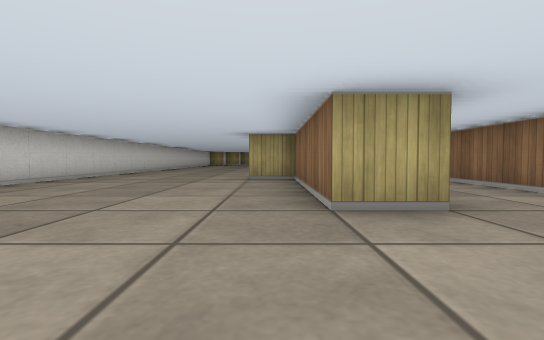
view 1 (above)

24 first-person views from a walk through a cub3D maze. The camera is about half as high as the walls, tilts 2° down and sees 85° across. The floor is counted in squares. Each view is taken from the middle of a square. On the plan, view 1 faces up. The plan holds only what a view shows up to about 9 squares ahead; the rest is blank.

view 2
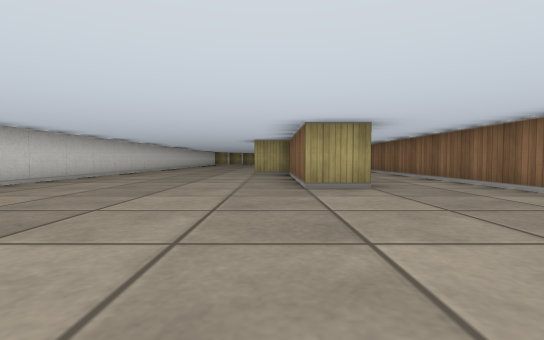

view 3
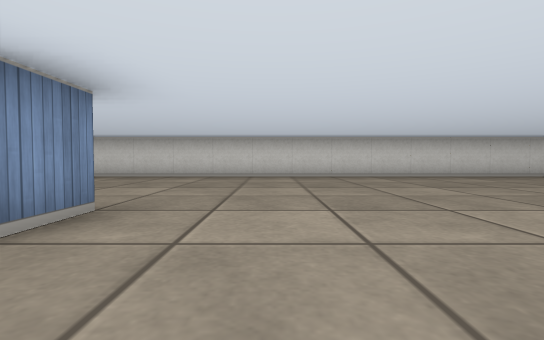

view 4
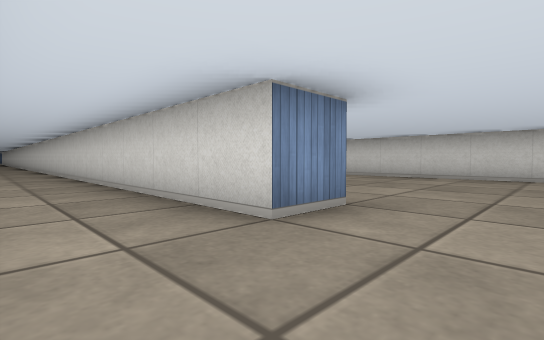

view 5
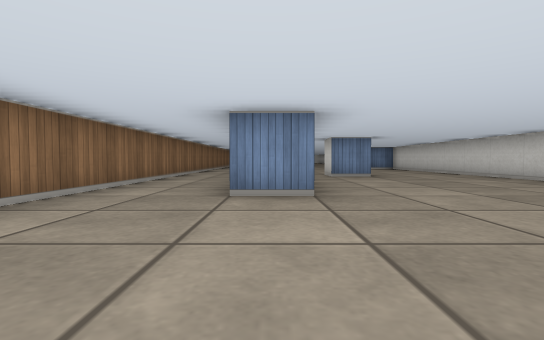

view 6
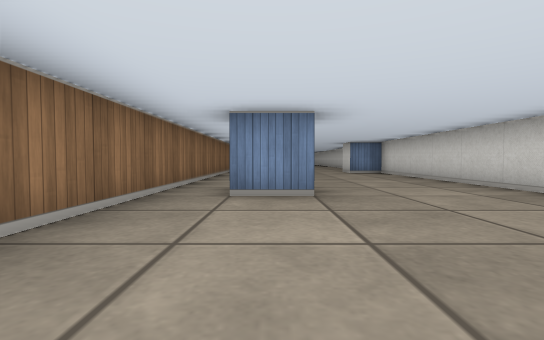

view 7
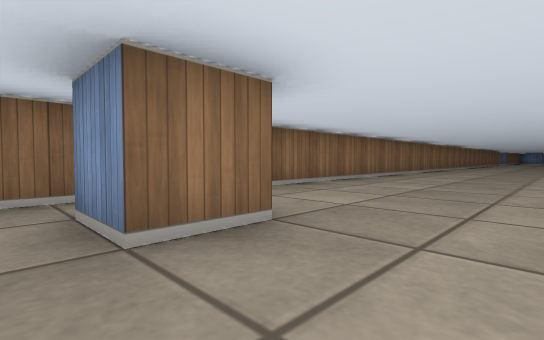

view 8
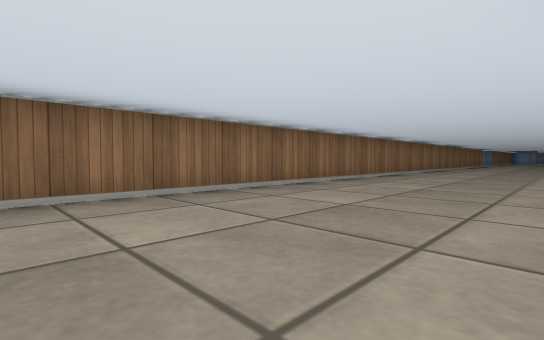

view 9
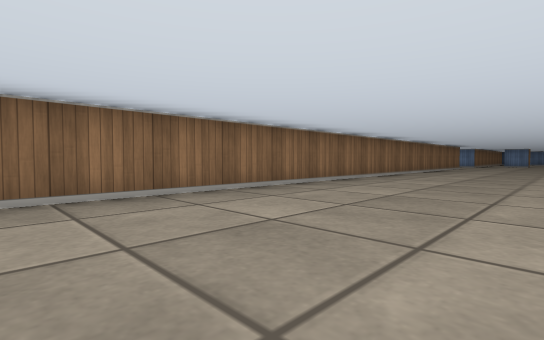

view 10
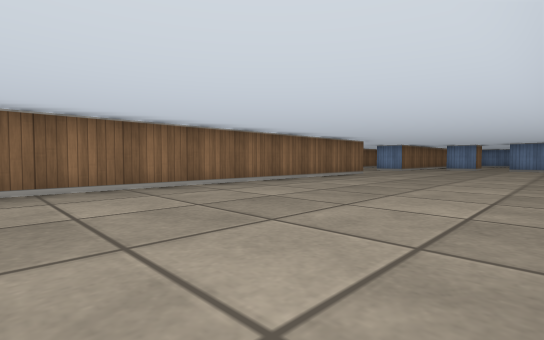

view 11
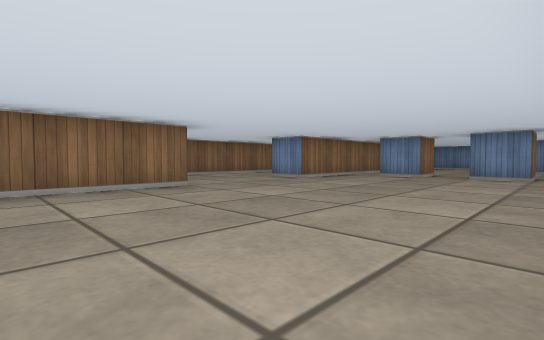

view 12
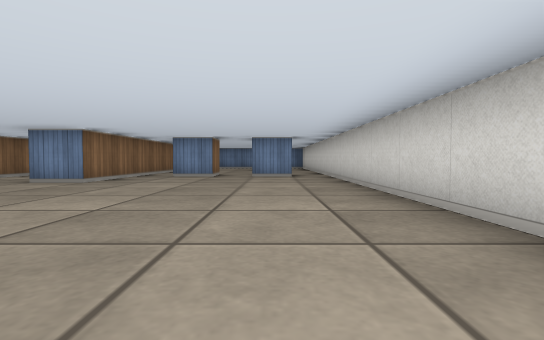

view 13
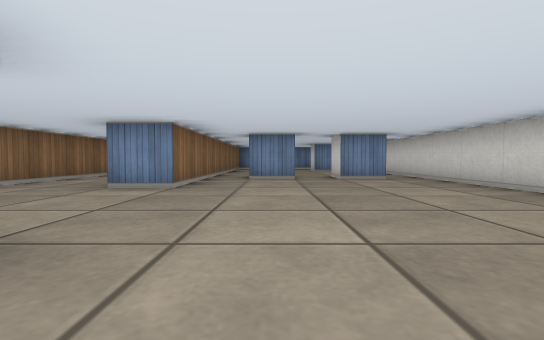

view 14
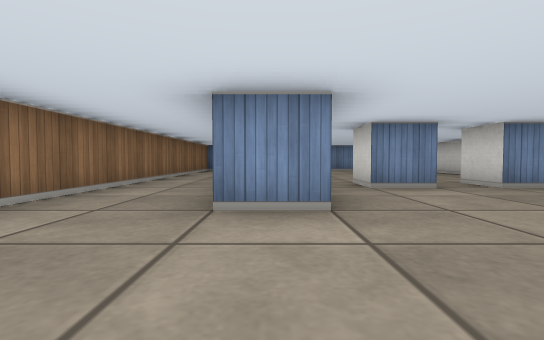

view 15
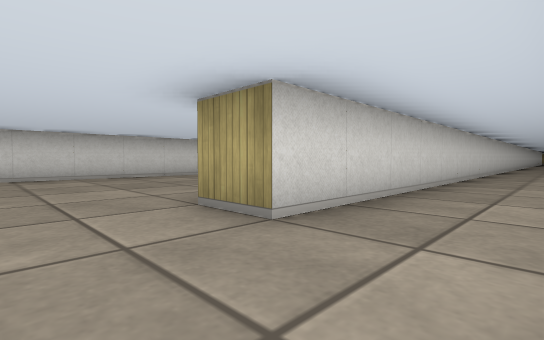

view 16
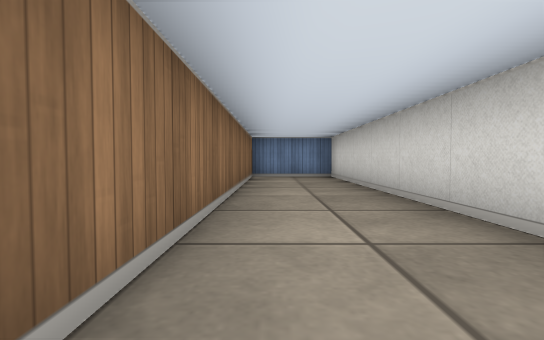

view 17
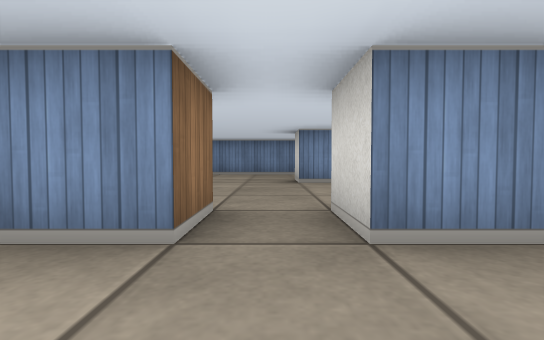

view 18
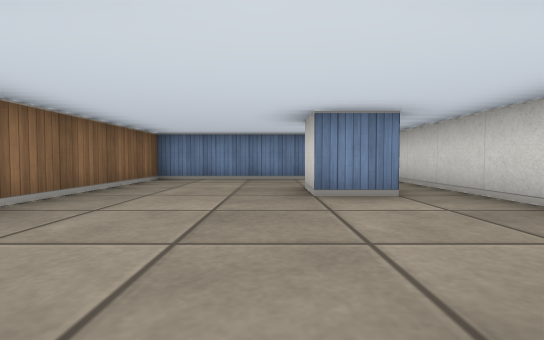

view 19
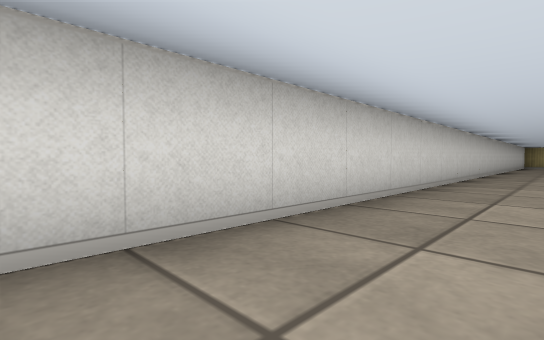

view 20
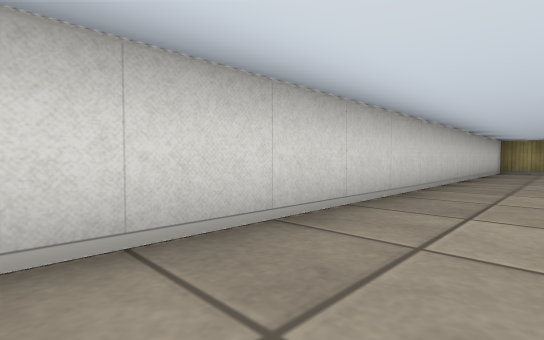

view 21
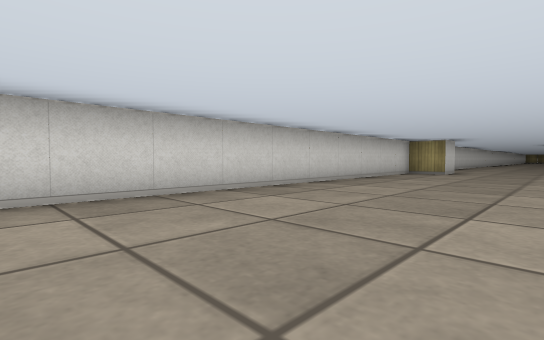

view 22
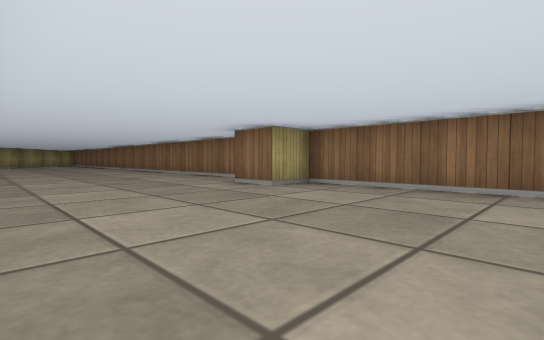

view 23
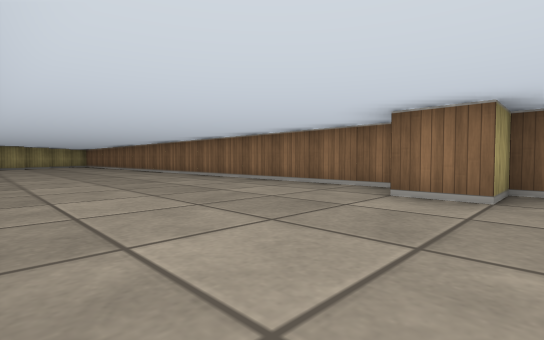

view 24
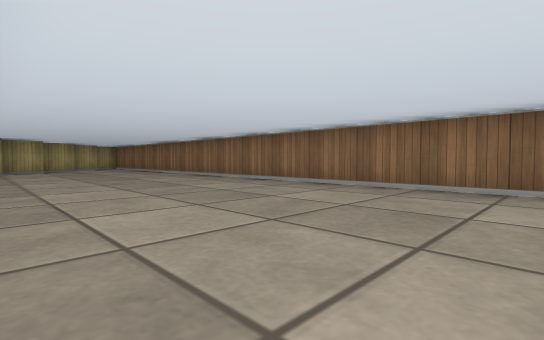

### Floor plan
Points are (right, up) in squares from view 1. A wall is a line through its corners. A room is listed if a view was taken in it or the views show most of it. See-through windows are left out.
Room 1 (views 1, 2, 3, 4, 5, 6, 7, 8, 9, 10, 11, 12, 13, 14, 15, 16, 17, 18, 19, 20, 21, 22, 23, 24)
walls: (-1.5, -7.5) (-1.5, -6.5) (-0.5, -6.5) (-0.5, -7.5); (3.5, -8) (3.5, -1.6); (0.4, -2.5) (1.5, -2.5) (1.5, -12.2); (-3.5, -12.8) (-3.5, -13.5) (-4.2, -13.5); (-4.5, -13.8) (-4.5, -43.9); (3.5, 1.8) (3.5, 7); (1.6, 2.5) (0.5, 2.5) (0.5, 6.5) (-0.5, 6.5) (-0.5, 7.5); (0.5, 7.9) (0.5, 19.2); (1.5, -22.8) (1.5, -32.5) (0.5, -32.5) (0.5, -4.6); (-4.5, 9) (-4.5, -12); (-2.8, 22.5) (-3.5, 22.5); (-1.5, -38.5) (-1.5, -37.5) (-0.5, -37.5) (-0.5, -38.5); (1.5, -38.6) (1.5, -44.5) (3.5, -44.5) (3.5, -34.1); (-3.5, -38.5) (-3.5, -37.5) (-2.5, -37.5) (-2.5, -38.5); (-3.6, -41.5) (-2.5, -41.5) (-2.5, -42.5); (-2.8, -44.5) (0.5, -44.5) (0.5, -35.5) (1.5, -35.5)

Where each view was taken, in squares from view 1:
view 1: 0 up, 0 right, facing up
view 2: 2 down, 0 right, facing up
view 3: 1 down, 3 right, facing left
view 4: 1 down, 3 right, facing down-left
view 5: 1 up, 1 right, facing down
view 6: 3 down, 1 left, facing down
view 7: 6 down, 3 left, facing down-right
view 8: 12 down, 3 left, facing down-right
view 9: 17 down, 3 left, facing down-right
view 10: 24 down, 4 left, facing down-right
view 11: 30 down, 4 left, facing down-right
view 12: 30 down, 3 left, facing down
view 13: 31 down, 1 left, facing down
view 14: 33 down, 1 right, facing down
view 15: 34 down, 3 right, facing up-left
view 16: 37 down, 3 right, facing down
view 17: 36 down, 2 left, facing down
view 18: 38 down, 2 left, facing down
view 19: 32 down, 3 left, facing up-left
view 20: 25 down, 3 left, facing up-left
view 21: 23 down, 1 left, facing up-left
view 22: 3 up, 4 left, facing up-right
view 23: 6 up, 4 left, facing up-right
view 24: 11 up, 4 left, facing up-right
